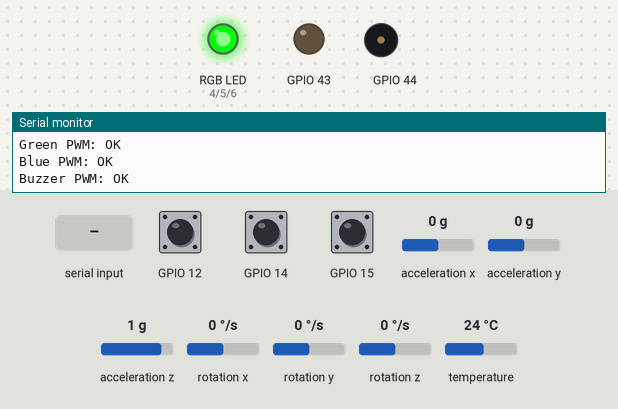
A sketch run on a simulated ESP32. Parts: an RGB LED mixed from three pins (HIGH = lit), output pins drawn as LEDs (lit = HIGH), buzzer (waves = sounding), the last lines printed to the serial monitor. Inputs (shaded band) come from the test bench; at power-on: GPIO 15 HIGH, GPIO 12 HIGH, GPIO 14 HIGH, acceleration x 0 g, acceleration y 0 g, acceleration z 1 g, rotation x 0 °/s, rotation y 0 °/s, rotation z 0 °/s, temperature 24 °C.

Above: at 2.2 s.
2.3 s: GPIO 15 pulled LOW for 0.15 s
5.4 s: "p" received over Serial
8.4 s: GPIO 12 pulled LOW for 0.15 s
At 9.07 s:
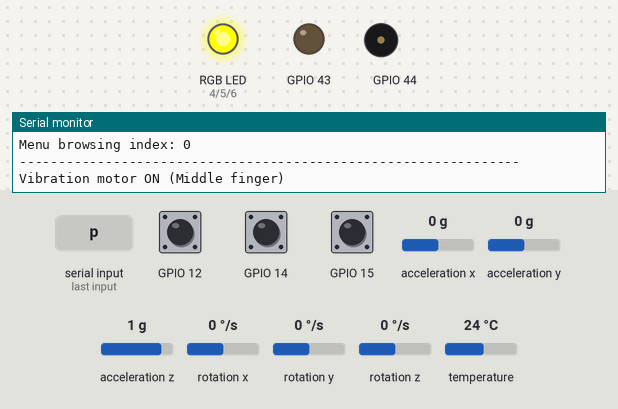
10.7 s: GPIO 14 pulled LOW for 0.15 s
At 12.2 s:
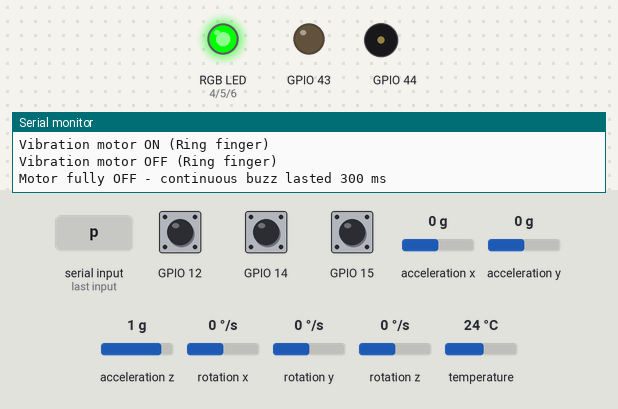
12.7 s: GPIO 15 pulled LOW for 1 s
16.7 s: "P" received over Serial
At 18.21 s:
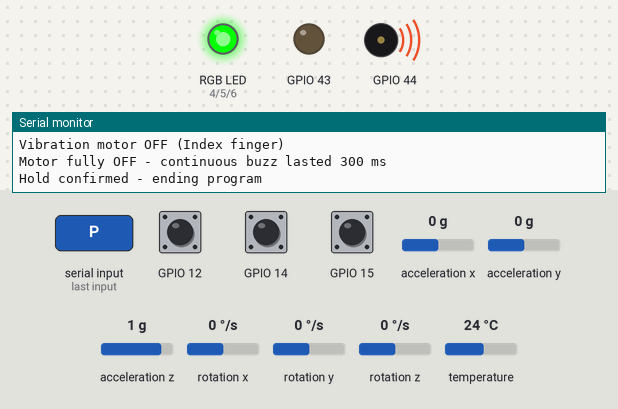
Timing chart, 0 to 19.9 s (numbered marks = the images above; inputs shaded):
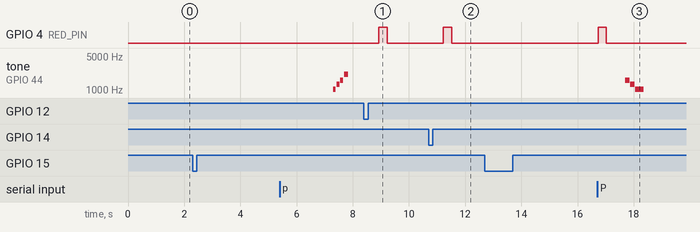

The sketch:

main_oop_webserial.ino
```cpp
#include <WiFi.h>
#include <AsyncTCP.h>
#include <ESPAsyncWebServer.h>
#include <WebSerial.h>

#include "config.h"
#include "touchButton.h"
#include "singleHoldButton.h"
#include "vibrationMotor.h"
#include "rgbLed.h"
#include "passiveBuzzer.h"
#include "motionSensor.h"
#include "appStateMachine.h"
#include "DualPrint.h"


// =====================================================
// Global objects
// =====================================================
TouchButton indexButton(TOUCH_INDEX, TOUCH_THRESHOLD);
SingleHoldButton middleButton(TOUCH_MIDDLE, TOUCH_THRESHOLD, TOGGLE_HOLD_TIME_MS);
SingleHoldButton ringButton(TOUCH_RING, TOUCH_THRESHOLD, TOGGLE_HOLD_TIME_MS);

VibrationMotor motor(VIBRATION_MOTOR_PIN, MOTOR_RUN_TIME_MS);
RgbLed led(RED_PIN, GREEN_PIN, BLUE_PIN, LED_PWM_FREQUENCY, LED_PWM_RESOLUTION);
PassiveBuzzer buzzer(BUZZER_PIN, BUZZER_PWM_FREQUENCY, BUZZER_PWM_RESOLUTION);
MotionSensor motion;
AppStateMachine app;

// WebSerial: AP + async web server
AsyncWebServer server(80);
static const char* WEBSERIAL_AP_NAME = "GestureWearable";

// Global dual-output logger: writes to BOTH Serial and WebSerial.
DualPrint dbg(Serial, WebSerial);

bool programStarted = false;

bool indexMotorTrigger = false;
bool indexMotorRunning = false;
unsigned long indexMotorStart = 0;

bool middleMotorTrigger = false;
bool middleMotorRunning = false;
unsigned long middleMotorStart = 0;

bool ringMotorTrigger = false;
bool ringMotorRunning = false;
unsigned long ringMotorStart = 0;

bool isUpPressed = false; //used to send status to ultra96
bool isDownPressed = false;
bool isSelectPressed = false;


bool indexSelectFiredTouch = false;

bool buzzerBeeping = false;
unsigned long buzzerBeepStart = 0;
const unsigned long BUZZER_BEEP_DURATION_MS = 200;

// =====================================================
// Free-function ISRs
// =====================================================
void IRAM_ATTR onIndexTouchIsr()  { indexButton.onIsr(); }
void IRAM_ATTR onMiddleTouchIsr() { middleButton.onIsr(); }
void IRAM_ATTR onRingTouchIsr()   { ringButton.onIsr(); }


void handleIndexHoldToggle();
void checkSelectGesture();
void routeGestures();
void checkSimulatedModelResponse();
void runSensorCycle();
void initHardware();
void shutdownHardware();
void setupWiFiAp();
void setupWebSerial();
void updateWebSerialStatusLed();
void checkBuzzerBeep();


// =====================================================
// Wi-Fi AP setup
// =====================================================
void setupWiFiAp() {
  WiFi.softAP(WEBSERIAL_AP_NAME);
  dbg.print("WebSerial AP IP: ");
  dbg.println(WiFi.softAPIP().toString());
}


// =====================================================
// WebSerial message handling + server setup
// =====================================================
void setupWebSerial() {
  WebSerial.onMessage([](const String& msg) {
  if (!programStarted) return;

  if (msg.length() == 0) return;

  char c = msg[0];

  if (app.current != STATE_EXPLORER && app.current != STATE_BATTLE) {
    WebSerial.println("Ignored: not in Explorer/Battle state");
    return;
  }

  if (c == 'p' || c == 'P' || c == 'i' || c == 'I' || c == 'n' || c == 'N') {
    if (!buzzerBeeping) {
      buzzer.on(BUZZER_PWM_FREQUENCY);
      buzzerBeepStart = millis();
      buzzerBeeping = true;
    }

    app.applySimulatedReach(c);
    app.printAll();
    WebSerial.printf("Received command: %c\n", c);

  } else {
  WebSerial.printf("Ignored: unrecognized command '%c'\n", c);
  }


  });

  WebSerial.begin(&server);
  WebSerial.setBuffer(100);

  server.onNotFound([](AsyncWebServerRequest* request) {
    request->redirect("/webserial");
  });
  server.begin();
}


// =====================================================
// setup
// =====================================================
void setup() {
  Serial.begin(115200);
  delay(1000);

  Serial.println("Touch and hold index finger for 5 seconds to start...");

  setupWiFiAp();
  setupWebSerial();

  led.begin();
  led.red();

  WebSerial.println("Touch and hold index finger for 5 seconds to start...");

  indexButton.begin(onIndexTouchIsr);
  middleButton.begin(onMiddleTouchIsr);
  ringButton.begin(onRingTouchIsr);

  motor.begin();
  motor.registerRunningFlag(&indexMotorRunning);
  motor.registerRunningFlag(&middleMotorRunning);
  motor.registerRunningFlag(&ringMotorRunning);

  buzzer.begin();
  buzzer.off();

}

// =====================================================
// loop
// =====================================================
void loop() {
  handleIndexHoldToggle();
  updateWebSerialStatusLed();
  checkBuzzerBeep();

  if (programStarted) {
    middleButton.update();
    ringButton.update();

    checkSelectGesture();
    routeGestures();
    checkSimulatedModelResponse();

    motor.checkTrigger(middleMotorTrigger, middleMotorRunning, middleMotorStart, "Middle finger");
    motor.checkTrigger(ringMotorTrigger,   ringMotorRunning,   ringMotorStart,   "Ring finger");
    motor.checkTrigger(indexMotorTrigger,  indexMotorRunning,  indexMotorStart,  "Index finger");

    runSensorCycle();

    isUpPressed = false;
    isDownPressed = false;
    isSelectPressed = false;

  } else {
    middleButton.resetTouchState();
    ringButton.resetTouchState();
  }
}

// -------------------------------------------------
// Check number of devices connected to ESP32 AP
// -------------------------------------------------
void updateWebSerialStatusLed() {
  static unsigned long lastCheck = 0;
  const unsigned long CHECK_INTERVAL_MS = 1000;

  unsigned long now = millis();
  if (now - lastCheck < CHECK_INTERVAL_MS) return;
  lastCheck = now;

  int stationCount = WiFi.softAPgetStationNum();
  if (stationCount > 0) {
    led.green();
  } else {
    led.red();
  }
}

// -------------------------------------------------
// Check buzzer run duration & off buzzer
// -------------------------------------------------
void checkBuzzerBeep() {
  if (buzzerBeeping && millis() - buzzerBeepStart >= BUZZER_BEEP_DURATION_MS) {
    buzzer.off();
    buzzerBeeping = false;
  }
}

// -------------------------------------------------
// Index: 5s hold-to-toggle start/stop
// -------------------------------------------------
void handleIndexHoldToggle() {
  indexButton.update();

  if (indexButton.isTouched() && indexButton.heldForMs() >= START_HOLD_TIME_MS) {
    indexButton.resetTouchState();
    programStarted = !programStarted;

    if (programStarted) {
      dbg.println("Hold confirmed - starting program");
      initHardware();
      buzzer.playStartSound();
    } else {
      Serial.println("Hold confirmed - ending program");
      buzzer.playEndSound();
      shutdownHardware();
    }
  }
}


// -------------------------------------------------
// Index: 0.5s select / exit-browse gesture
// -------------------------------------------------
void checkSelectGesture() {
  if (app.current != STATE_BATTLE && app.current != STATE_EXPLORER) {
    indexSelectFiredTouch = false;
    return;
  }

  if (!indexButton.isTouched()) {
    indexSelectFiredTouch = false;  // reset once finger lifts
    return;
  }


  if (!indexSelectFiredTouch &&
      indexButton.heldForMs() >= SELECT_HOLD_TIME_MS &&
      indexButton.heldForMs() < START_HOLD_TIME_MS) {

    bool indexSelectTouched = app.handleIndexAction();
    if (indexSelectTouched) {
      indexSelectFiredTouch = true;
      indexMotorTrigger = true;
      if (app.current == STATE_BATTLE) {
        isSelectPressed = true;
      }
    }
  }
}


// -------------------------------------------------
// Middle -> cycle  state. Ring -> cycle submode.
// -------------------------------------------------
void routeGestures() {
  if (middleButton.checkHoldConfirmed()) {
    middleMotorTrigger = true;
    app.cycleState();
    app.printAll();

  }

  if (ringButton.checkHoldConfirmed()) {
    ringMotorTrigger = true;
    app.cycleRing();
    app.printAll();

  }
}


// -------------------------------------------------
// SIMULATED model response for Battle/Explorer sub-mode
// switching. Type 'p'/'i'/'n' + Enter in Serial Monitor.
// (WebSerial input is handled separately via onMessage
// in setupWebSerial()).
// -------------------------------------------------
void checkSimulatedModelResponse() {
  if (app.current != STATE_EXPLORER && app.current != STATE_BATTLE) {
    while (Serial.available()) {
      Serial.read();
    }
    return;
  }
  if (Serial.available()) {
    char c = Serial.read();
    if (c == 'p' || c == 'P' || c == 'i' || c == 'I' || c == 'n' || c == 'N') {
      app.applySimulatedReach(c);
      app.printAll();
    }
  }
}


// -------------------------------------------------
// Main sensing cycle: MPU6050 motion
// Runs every loop() while programStarted == true.
// -------------------------------------------------
void runSensorCycle() {
  static unsigned long lastSensorRead = 0;
  const unsigned long SENSOR_INTERVAL_MS = 500;

  unsigned long now = millis();
  if (now - lastSensorRead < SENSOR_INTERVAL_MS) return;
  lastSensorRead = now;

  sensors_event_t a, g, temp;
  motion.read(a, g, temp);

  if (motion.hasSignificantChange()) {
    motion.printLatest();
    motion.markTransmitted();
  }

}


// -------------------------------------------------
// Hardware init / shutdown, called on index 5s toggle
// -------------------------------------------------
void initHardware() {


  motor.stopAll();
  indexMotorRunning = middleMotorRunning = ringMotorRunning = false;

  motion.begin();

  dbg.println("Program has started!");
}


void shutdownHardware() {
  WebSerial.println("Hold confirmed - ending program");

  motor.stopAll();
  indexMotorRunning = middleMotorRunning = ringMotorRunning = false;
  indexMotorTrigger = middleMotorTrigger = ringMotorTrigger = false;

  buzzer.off();
  motion.reset();

  middleButton.resetTouchState();
  ringButton.resetTouchState();
  indexButton.resetTouchState();
  indexSelectFiredTouch = false;

  app.reset();

  isUpPressed = isDownPressed = isSelectPressed = false;

  WebSerial.println("Program stopped. Hardware shut down. All state reset to initial.");
  Serial.println("Program stopped. Hardware shut down. All state reset to initial.");
}
```

DualPrint.h
```cpp
#pragma once
#include <Print.h>

// Fans out every write to two Print destinations at once
// (e.g. Serial + WebSerial), so existing code that calls
// dbg.print(...) / dbg.println(...) reaches both.
class DualPrint : public Print {
public:
  DualPrint(Print& a, Print& b) : outA(a), outB(b) {}

  size_t write(uint8_t c) override {
    outA.write(c);
    outB.write(c);
    return 1;
  }

  size_t write(const uint8_t* buffer, size_t size) override {
    outA.write(buffer, size);
    outB.write(buffer, size);
    return size;
  }

private:
  Print& outA;
  Print& outB;
};

extern DualPrint dbg;
```

appStateMachine.cpp
```cpp
#include "appStateMachine.h"
#include "DualPrint.h"

const char* AppStateMachine::stateToString(AppState s) {
  switch (s) {
    case STATE_EXPLORER: return "EXPLORER";
    case STATE_BATTLE:   return "BATTLE";
    case STATE_MENU:     return "MENU";
    default:             return "UNKNOWN";
  }
}

const char* AppStateMachine::subModeToString(BrowseSubMode m) {
  switch (m) {
    case BROWSE_NORMAL:  return "NORMAL";
    case BROWSE_POKEMON: return "POKEMON";
    case BROWSE_ITEM:    return "ITEM";
    default:             return "UNKNOWN";
  }
}

void AppStateMachine::cycleState() {
  AppState previous = current;
  switch (current) {

    case STATE_EXPLORER:
      current = STATE_BATTLE;
      battleSubMode = BROWSE_NORMAL; //reset battle submode
      break;
    case STATE_BATTLE:
      current = STATE_MENU;
      break;
    case STATE_MENU:
      current = STATE_EXPLORER;
      explorerSubMode = BROWSE_NORMAL; //reset explorer submode
      break;
  }
  dbg.print("State: ");
  dbg.print(stateToString(previous));
  dbg.print(" -> ");
  dbg.println(stateToString(current));
}

void AppStateMachine::cycleRing() {

  if (current == STATE_EXPLORER) { // Currently in EXPLORER STATE
    switch (explorerSubMode) {
      case BROWSE_NORMAL:
        explorerNormalOptionIndex = (explorerNormalOptionIndex + 1) % EXPLORER_NORMAL_OPTION_COUNT;
        dbg.print("Explorer (normal): option -> "); //does nothing, simulates different moves in explorer mode
        dbg.println(explorerNormalOptionIndex);
        break;
      case BROWSE_POKEMON:
        battlePokemonIndex = (battlePokemonIndex + 1) % POKEMON_COUNT;
        dbg.print("Explorer (browsing Pokemon, no select): -> ");
        dbg.println(battlePokemonIndex);
        break;
      case BROWSE_ITEM:
        battleItemIndex = (battleItemIndex + 1) % ITEM_COUNT;
        dbg.print("Explorer (browsing Item, no select): -> ");
        dbg.println(battleItemIndex);
        break;
    }

  } else if (current == STATE_BATTLE) { //Currently in BATTLE state
    switch (battleSubMode) {
      case BROWSE_NORMAL:
        battleMoveIndex = (battleMoveIndex + 1) % MOVE_COUNT;
        dbg.print("Battle (normal): Move option -> "); //does nothing, simulates different move in Battle mode
        dbg.println(battleMoveIndex);
        break;
      case BROWSE_POKEMON:
        battlePokemonIndex = (battlePokemonIndex + 1) % POKEMON_COUNT;
        dbg.print("Battle (Pokemon select): option -> ");
        dbg.println(battlePokemonIndex);
        break;
      case BROWSE_ITEM:
        battleItemIndex = (battleItemIndex + 1) % ITEM_COUNT;
        dbg.print("Battle (Item select): option -> ");
        dbg.println(battleItemIndex);
        break;
    }
  } else if (current == STATE_MENU) { // Currently in MENU state
    menuOptionIndex = (menuOptionIndex + 1) % MENU_OPTION_COUNT;
    dbg.print("Menu: settings option -> ");
    dbg.println(menuOptionIndex);
  }
}

bool AppStateMachine::handleIndexAction() {
  if (current == STATE_EXPLORER) { //Go back to normal state after pressing index button
    if (explorerSubMode != BROWSE_NORMAL) {
      explorerSubMode = BROWSE_NORMAL;
      dbg.println("Explorer: exiting browse -> back to normal mode");
      return true;
    }
    return false;
  }

  if (current == STATE_BATTLE && battleSubMode != BROWSE_NORMAL) { //Go back to normal state after pressing index button
    switch (battleSubMode) { // select based on submode in BATTLE state
      case BROWSE_POKEMON:
        dbg.print("SELECT -> Pokemon ");
        dbg.println(battlePokemonIndex);
        break;
      case BROWSE_ITEM:
        dbg.print("SELECT -> Item ");
        dbg.println(battleItemIndex);
        break;
      default:
        break;
    }
    battleSubMode = BROWSE_NORMAL;
    dbg.println("Returning to normal battle mode");
    return true;
  }
  return false;
}

void AppStateMachine::applySimulatedReach(char c) { //simulate Fron
  if (current != STATE_EXPLORER && current != STATE_BATTLE) return;

  BrowseSubMode &active = (current == STATE_EXPLORER) ? explorerSubMode : battleSubMode;
  const char* label = (current == STATE_EXPLORER) ? "Explorer" : "Battle";

  if (c == 'p' || c == 'P') {
    active = BROWSE_POKEMON;
    dbg.print("[SIMULATED MODEL] back pocket reach -> ");
    dbg.print(label); dbg.println(": Pokemon mode");
  } else if (c == 'i' || c == 'I') {
    active = BROWSE_ITEM;
    dbg.print("[SIMULATED MODEL] front pocket reach -> ");
    dbg.print(label); dbg.println(": Item mode");
  } else if (c == 'n' || c == 'N') {
    active = BROWSE_NORMAL;
    dbg.print("[SIMULATED MODEL] returning to normal -> ");
    dbg.println(label);
  }
}

void AppStateMachine::printAll() const {
  dbg.println("----------------------------------------------------------------");
  dbg.print("Current State: ");
  dbg.println(stateToString(current));
  dbg.print("Battle sub mode: ");
  dbg.println(subModeToString(battleSubMode));
  if (battleSubMode == BROWSE_NORMAL) {
    dbg.print("Battle move index: ");
    dbg.println(battleMoveIndex);
  }
  dbg.print("Explorer sub mode: ");
  dbg.println(subModeToString(explorerSubMode));
  if (explorerSubMode == BROWSE_NORMAL) {
    dbg.print("Explorer normal browsing index: ");
    dbg.println(explorerNormalOptionIndex);
  }
  dbg.print("Pokemon browsing index: ");
  dbg.println(battlePokemonIndex);
  dbg.print("Item browsing index: ");
  dbg.println(battleItemIndex);
  dbg.print("Menu browsing index: ");
  dbg.println(menuOptionIndex);
  dbg.println("----------------------------------------------------------------");
}

void AppStateMachine::reset() {
  current = STATE_EXPLORER;
  battleSubMode = BROWSE_NORMAL;
  explorerSubMode = BROWSE_NORMAL;
  battleMoveIndex = 0;
  battlePokemonIndex = 0;
  battleItemIndex = 0;
  explorerNormalOptionIndex = 0;
  menuOptionIndex = 0;
}
```

appStateMachine.h
```cpp
#ifndef APP_STATE_MACHINE_H
#define APP_STATE_MACHINE_H

#include <Arduino.h>

// =====================================================
// Provides state-transition and
// reset methods so this logic lives in one place.
// =====================================================
enum AppState { STATE_EXPLORER, STATE_BATTLE, STATE_MENU };
enum BrowseSubMode { BROWSE_NORMAL, BROWSE_POKEMON, BROWSE_ITEM };

class AppStateMachine {
  public:
    static const int MOVE_COUNT = 4;
    static const int POKEMON_COUNT = 6;
    static const int ITEM_COUNT = 4;
    static const int MENU_OPTION_COUNT = 3;
    static const int EXPLORER_NORMAL_OPTION_COUNT = 3;

    AppState current = STATE_EXPLORER;
    BrowseSubMode battleSubMode = BROWSE_NORMAL;
    BrowseSubMode explorerSubMode = BROWSE_NORMAL;

    int battleMoveIndex = 0;
    int battlePokemonIndex = 0;
    int battleItemIndex = 0;
    int explorerNormalOptionIndex = 0;
    int menuOptionIndex = 0;

    static const char* stateToString(AppState s);
    static const char* subModeToString(BrowseSubMode m);

    // Middle finger: cycles Explorer -> Battle -> Menu -> Explorer.
    void cycleState();

    // Ring finger: cycles the browse target for whichever
    // state/sub-mode is currently active.
    void cycleRing();

    // Index finger select/exit. Returns true if a select/exit
    // actually happened
    bool handleIndexAction();

    void applySimulatedReach(char c);

    void printAll() const;

    void reset();
};

#endif 
```

Source omitted: motionSensor.cpp (2834 bytes), motionSensor.h (1729 bytes), passiveBuzzer.cpp (1151 bytes), passiveBuzzer.h (485 bytes), rgbLed.cpp (1085 bytes), rgbLed.h (543 bytes), singleHoldButton.cpp (526 bytes), singleHoldButton.h (783 bytes), touchButton.cpp (1068 bytes), touchButton.h (1176 bytes), vibrationMotor.cpp (1530 bytes), vibrationMotor.h (1232 bytes) and 1 more

Measured:
- after the input at 2.3 s, every drawn part: stays the same
- after the input at 8.4 s, GPIO 4 (RED_PIN): LOW → HIGH after 0.52 s, → LOW 0.30 s later
- after the input at 10.7 s, GPIO 4 (RED_PIN): LOW → HIGH after 0.52 s, → LOW 0.30 s later
- after the input at 12.7 s, every drawn part: stays the same
- after the input at 16.7 s, GPIO 4 (RED_PIN): LOW → HIGH at once, → LOW 0.30 s later
- by itself, tone on GPIO 44: plays 1568 Hz for 0.15 s, 1319 Hz for 0.15 s, 1047 Hz for 0.30 s
